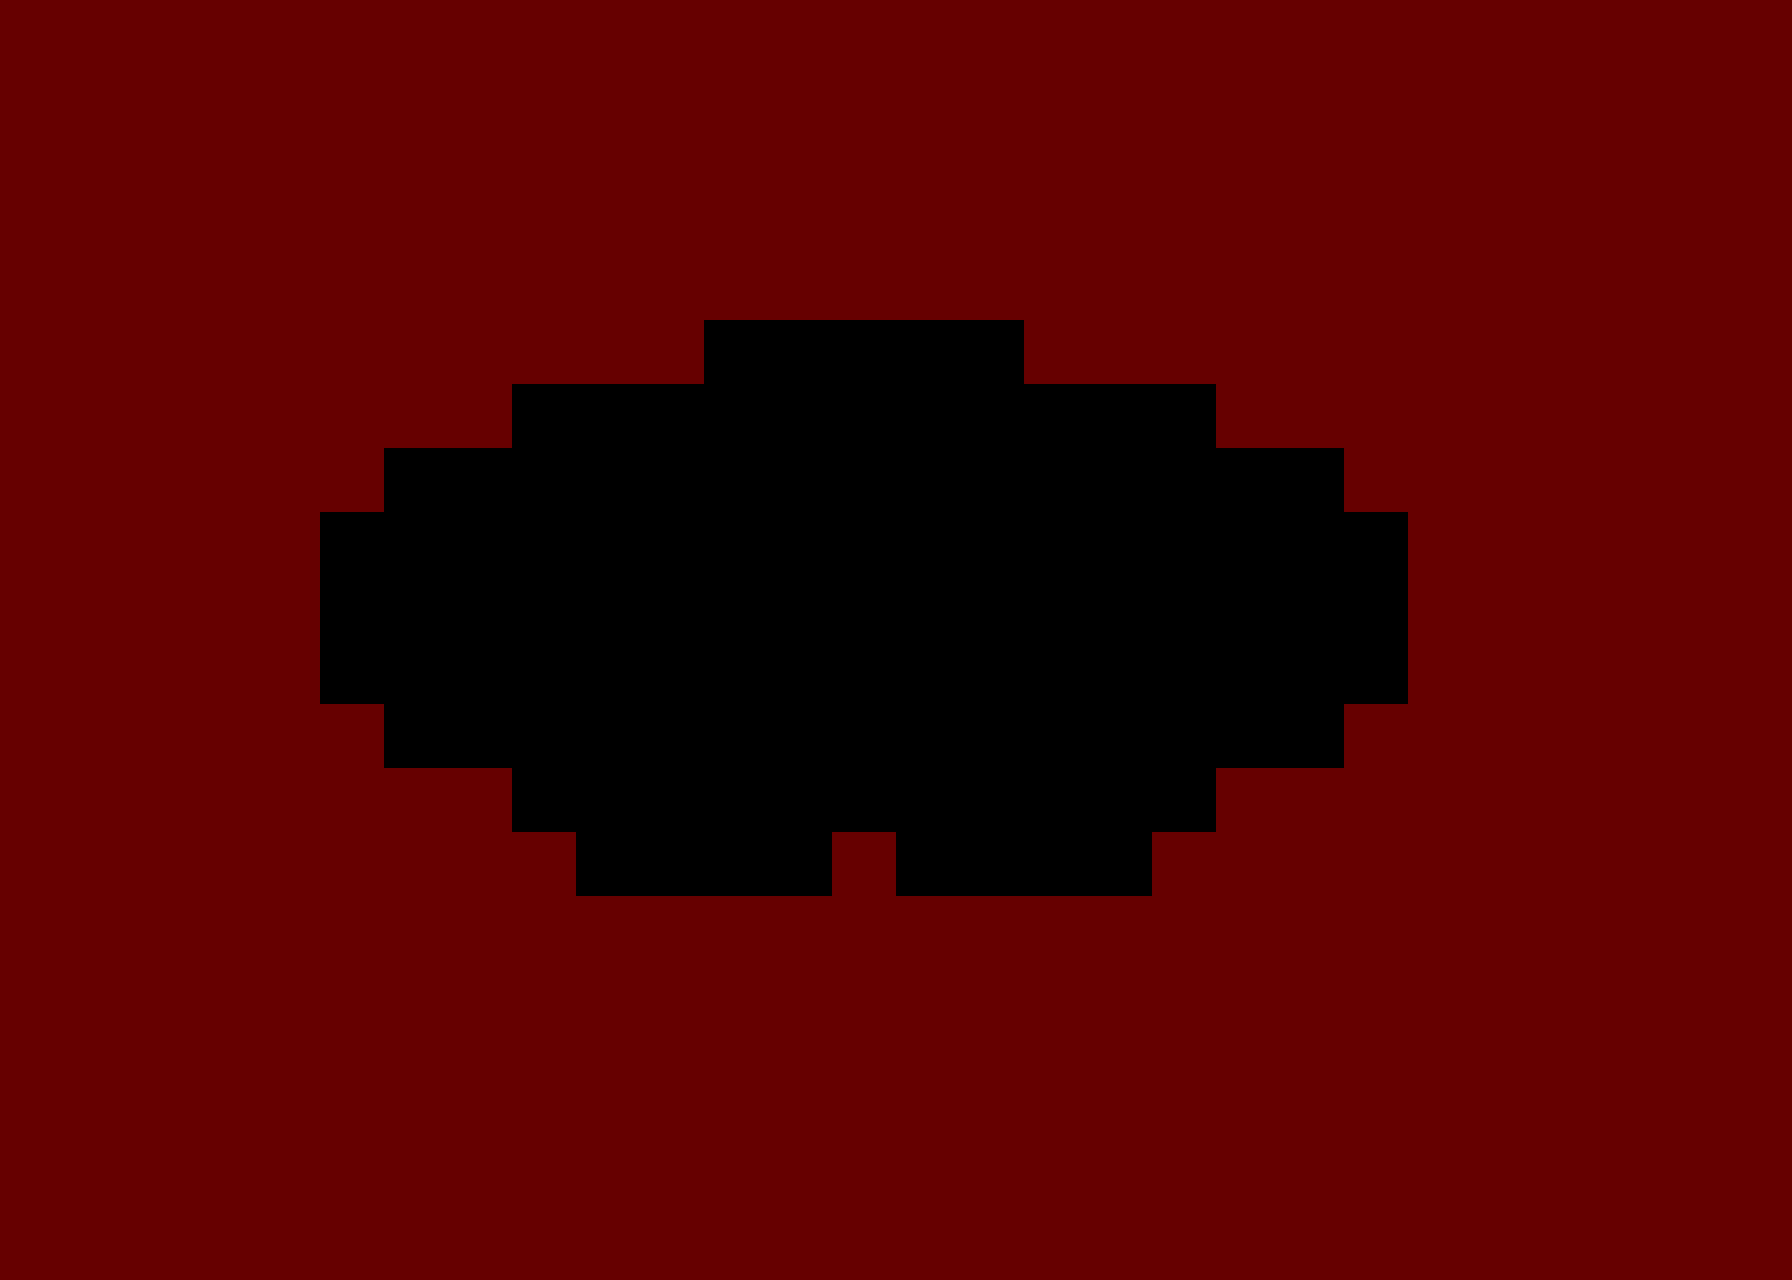

The image is a tile-based game level rendered from a .tmx file. Its description and complete source (layers, tilesets, objects, tile grids) follow:
An orthogonal 28x20 tile map with 64x64 px tiles, 1 tile layer (碰撞（红色）), 2 tilesets.

<map version="1.0" tiledversion="1.1.6" orientation="orthogonal" renderorder="left-up" width="28" height="20" tilewidth="64" tileheight="64" infinite="0" nextobjectid="1"><tileset firstgid="1" name="tile_res" tilewidth="64" tileheight="64" tilecount="2" columns="2"><image source="../misc/tile_res.png" width="128" height="64" /></tileset><tileset firstgid="3" name="tile_res" tilewidth="64" tileheight="64" tilecount="2" columns="2"><image source="../misc/tile_res.png" width="128" height="64" /></tileset><imagelayer name="背景"><image source="mdata.jpg" width="1792" height="1280" /></imagelayer><layer name="碰撞（红色）" width="28" height="20"><data encoding="csv">1,1,1,1,1,1,1,1,1,1,1,1,1,1,1,1,1,1,1,1,1,1,1,1,1,1,1,1,1,1,1,1,1,1,1,1,1,1,1,1,1,1,1,1,1,1,1,1,1,1,1,1,1,1,1,1,1,1,1,1,1,1,1,1,1,1,1,1,1,1,1,1,1,1,1,1,1,1,1,1,1,1,1,1,1,1,1,1,1,1,1,1,1,1,1,1,1,1,1,1,1,1,1,1,1,1,1,1,1,1,1,1,1,1,1,1,1,1,1,1,1,1,1,1,1,1,1,1,1,1,1,1,1,1,1,1,1,1,1,1,1,1,1,1,1,1,1,1,1,1,1,0,0,0,0,0,1,1,1,1,1,1,1,1,1,1,1,1,1,1,1,1,1,1,1,1,0,0,0,0,0,0,0,0,0,0,0,1,1,1,1,1,1,1,1,1,1,1,1,1,1,1,0,0,0,0,0,0,0,0,0,0,0,0,0,0,0,1,1,1,1,1,1,1,1,1,1,1,1,0,0,0,0,0,0,0,0,0,0,0,0,0,0,0,0,0,1,1,1,1,1,1,1,1,1,1,1,0,0,0,0,0,0,0,0,0,0,0,0,0,0,0,0,0,1,1,1,1,1,1,1,1,1,1,1,0,0,0,0,0,0,0,0,0,0,0,0,0,0,0,0,0,1,1,1,1,1,1,1,1,1,1,1,1,0,0,0,0,0,0,0,0,0,0,0,0,0,0,0,1,1,1,1,1,1,1,1,1,1,1,1,1,1,1,0,0,0,0,0,0,0,0,0,0,0,1,1,1,1,1,1,1,1,1,1,1,1,1,1,1,1,1,1,0,0,0,0,1,0,0,0,0,1,1,1,1,1,1,1,1,1,1,1,1,1,1,1,1,1,1,1,1,1,1,1,1,1,1,1,1,1,1,1,1,1,1,1,1,1,1,1,1,1,1,1,1,1,1,1,1,1,1,1,1,1,1,1,1,1,1,1,1,1,1,1,1,1,1,1,1,1,1,1,1,1,1,1,1,1,1,1,1,1,1,1,1,1,1,1,1,1,1,1,1,1,1,1,1,1,1,1,1,1,1,1,1,1,1,1,1,1,1,1,1,1,1,1,1,1,1,1,1,1,1,1,1,1,1,1,1,1,1,1,1,1,1,1,1,1,1,1,1,1,1,1,1,1,1,1,1,1,1,1,1,1,1,1,1,1,1,1,1,1,1,1,1,1,1,1,1,1,1,1,1,1,1,1,1,1,1</data></layer></map>
